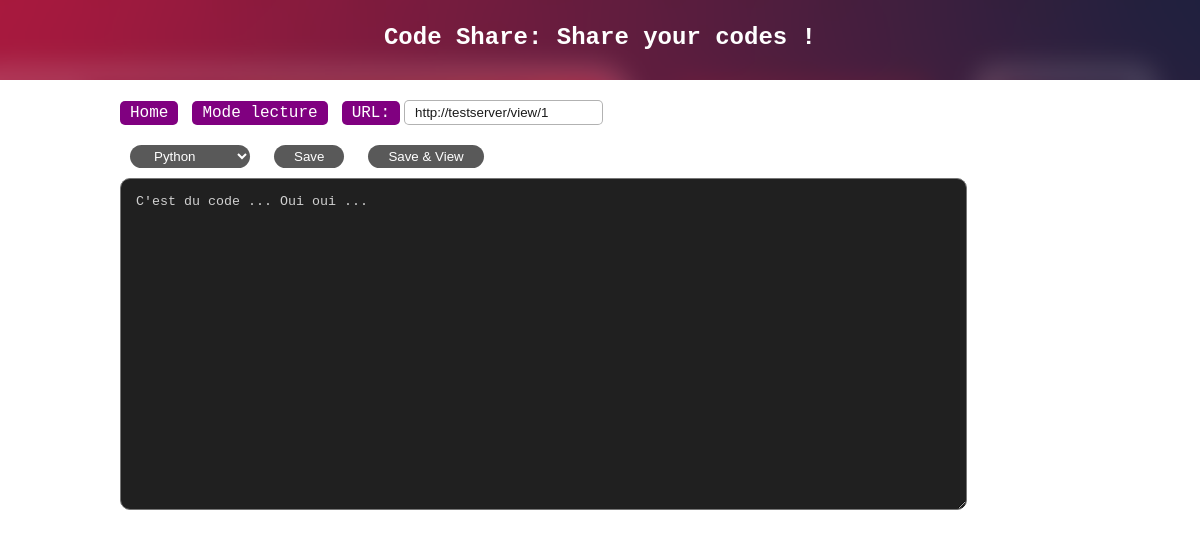
The app's page /edit/1/, older data.
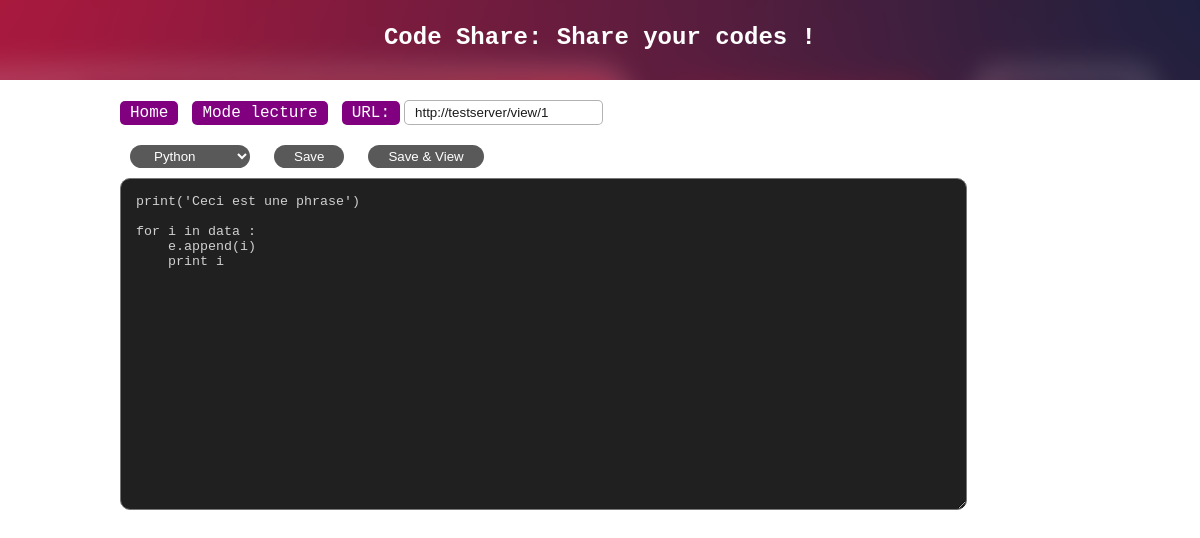
The same page, newer data.
### tables this page shows
CREATE TABLE code (
            uid INTEGER PRIMARY KEY AUTOINCREMENT,
            code TEXT DEFAULT 'Insert your code here ...',
            language VARCHAR(50) DEFAULT 'py',
            createdAt TIMESTAMP DEFAULT CURRENT_TIMESTAMP,
            updatedAt TIMESTAMP
        );

### app.py (the view)
@app.route('/edit/<string:uid>/')
def edit(uid):
    row = getCode(uid)
    if row is None:
        return render_template('error.html',uid = uid)
    d = dict(
        uid=uid,
        code=row[0],
        language=row[1],
        createdAt = row[2],
        updatedAt = row[3],
        url="{}view/{}".format(request.host_url,uid)
    )
    return render_template('edit.html', **d)

### model_sqlite.py (called while the page is built)
def getCode(uid):
    conn = sqlite3.connect('shareCode.db')
    c = conn.cursor()
    c.execute('''
        SELECT
            code,
            language,
            createdAt,
            updatedAt
        FROM code
        WHERE uid = ?
    ''', uid)
    result = c.fetchone()
    conn.commit()
    conn.close()
    return result

### templates/edit.html (shortened to what this page needs)
<html>
   <head>
		<link href="/static/style.css" rel="stylesheet">
	</head>
   <body>
		<main>
			<section class="header view">
				<h1>Code Share: Share your codes !</h1>
			</section>
			<section class="content view">
				<div class="btn-cont">
					<a href="/">Home</a>
					<a href="/view/{{ uid }}">Mode lecture</a>
					<form>
						<label>URL:</label>
						<input name='url' value="{{ url }}">
					</form>
				</div>
				<form class="main-form" method="POST" action="/publish" enctypwe="multipart/form-data">
					<select name="language">
						<option value="python" {% if 'python' == language %} selected {% endif %}>Python</option>
					</select>
					<button type="submit" name="submit" value="edit">Save</button>
					<button type="submit" name="submit" value="view">Save &amp; View</button>
					<textarea name="code" rows=20 cols=100>{{ code }}</textarea>
			   </form>
			</section>
		</main>
   </body>
</html>

Row changes from the older to the newer data that the page shows:
changed code: language (not shown) → "Python"; code "C'est du code ... Oui oui ..." → "print('Ceci est une phrase') for i in data : e.append(i) print i"
Text that changed along with them:
form field language: "Python" → (not shown)
